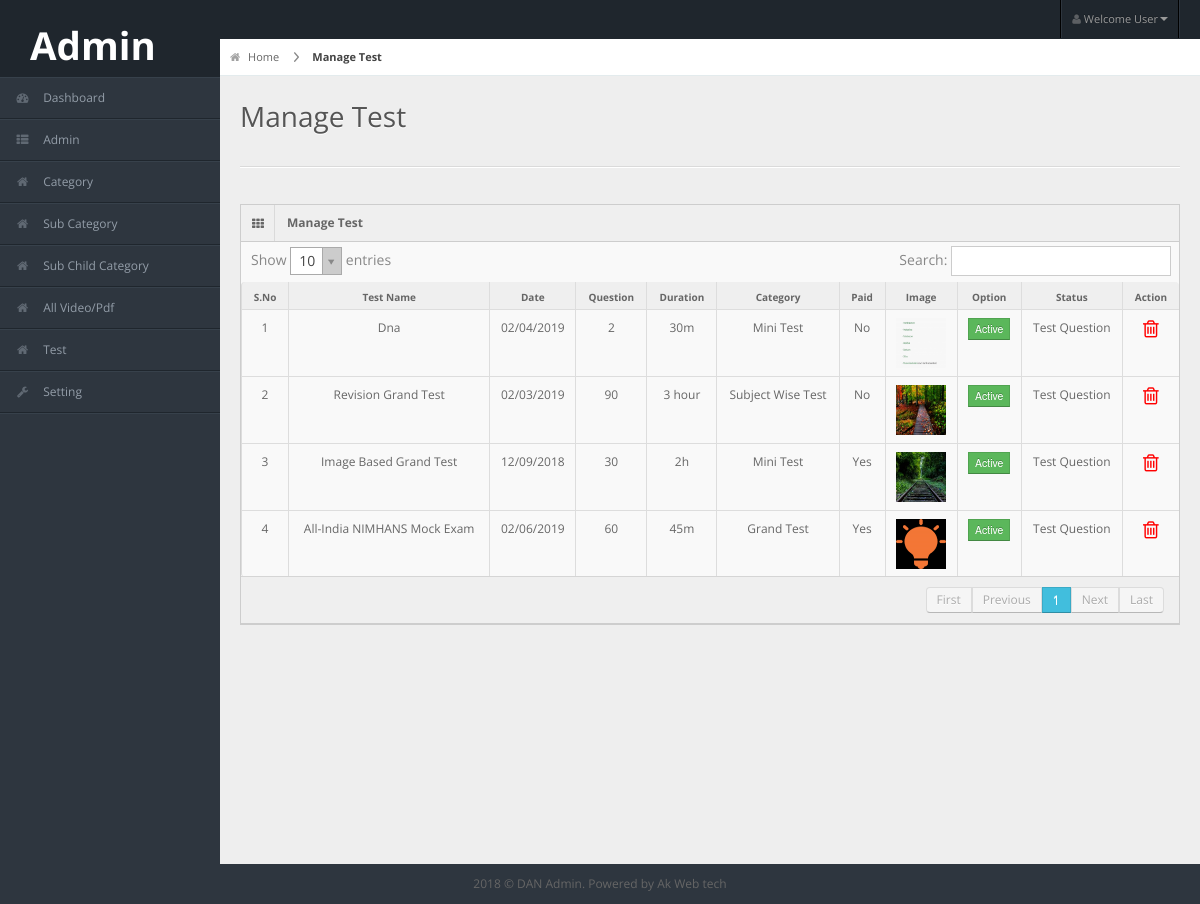
The page /manage_test.php (signed in) on the database its author committed.
### tables this page shows
CREATE TABLE `test` (
  `id` int(11) NOT NULL,
  `date` varchar(50) NOT NULL,
  `file` varchar(255) NOT NULL,
  `name` varchar(255) NOT NULL,
  `question` varchar(50) NOT NULL,
  `duration` varchar(50) NOT NULL,
  `category` varchar(255) NOT NULL,
  `paid` varchar(50) NOT NULL,
  `status` int(11) NOT NULL,
  `created_on` datetime NOT NULL
);

### manage_test.php (the view, shortened to what this page needs)
<?php
$test = mysql_query("SELECT * FROM test  order by created_on desc");
?>
<!DOCTYPE html>
<html lang="en">
   <?php include("segment/head.php");?>
<body>
   <?php include("segment/header.php");?>
    <?php include("segment/left_sidebar.php");?>
<div id="content">
  <div id="content-header">
    <div id="breadcrumb"> <a href="dashboard.php" title="Go to Home" class="tip-bottom"><i class="icon-home"></i> Home</a> <a href="#" class="current">Manage Test</a> </div>
    <h1>Manage Test</h1>
  </div>
  <div class="container-fluid">
    <hr>
    <div class="row-fluid">
      <div class="span12">
        <div class="widget-box">
          <div class="widget-title"> <span class="icon"><i class="icon-th"></i></span>
            <h5>Manage Test</h5>
          </div>
          <div class="widget-content nopadding">
		  <div class="table-responsive">
            <table class="table table-bordered data-table">
              <thead>
                <tr>
                  <th>S.No</th>
                  <th>Test Name</th>
                  <th>Date</th>
                  <th>Question</th>
                  <th>Duration</th>
                  <th>Category</th>
                  <th>Paid</th>
                  <th>Image</th>
                  <th>Option</th>
                  <th>Status</th>
                  <th>Action</th>
                </tr>
              </thead>
              <tbody>
			  <?php
			  $sn=1;
			  while($test_detail = mysql_fetch_array($test)){?>
                <tr class="gradeX<?=$test_detail['id']?>">
                  <td class="center"><?=$sn;?></td>
                  <td><?php  echo ucfirst($test_detail['name']);?></td>
                  <td><?=$test_detail['date'];?></td>
                  <td><?=$test_detail['question'];?></td>
                  <td><?=$test_detail['duration'];?></td>
                  <td><?php if($test_detail['category']=='Grand Test'){ echo 'Grand Test'; }else if($test_detail['category']=='Mini Test') { echo 'Mini Test';} else { echo 'Subject Wise Test';} ?></td>
                  <td><?php if($test_detail['paid']=='Yes'){ echo 'Yes'; } else { echo 'No';} ?></td>
                  <td><?php if($test_detail['file']!='' && file_exists('img/test/'.$test_detail['file'])){?>
			      <img src="img/test/<?=$test_detail['file']?>" height="50" width="50" ><?php } ?></td>
                  <td><?php if($test_detail['status']=='1'){ echo '<button class="btn btn-success btn-mini">Active</button>'; }else{ echo '<button class="btn btn-danger btn-mini">Inactive</button>';} ?></td>
                  <td><a href="manage_test_question.php?tid=<?=$test_detail['id']?>&limit=<?=$test_detail['question']?>">Test Question</a></td>
                  <td>
				  <a href="javascript:void(0);" onclick="Delete('<?php print $test_detail['id'];?>','<?php print "Test";?>')"><span class="icon-trash"><span></a></td>
                </tr>
			  <?php $sn++;} ?>
              </tbody>
            </table>
          </div>
          </div>
        </div>
      </div>
    </div>
  </div>
</div>
    <?php include("segment/footer.php");?>
</body>
</html>

### css/matrix-style.css (style rules this page uses)
* { outline:none !important; -moz-outline: none !important; }
html, body { height:100% }
body { overflow-x: hidden; margin-top: -10px; font-family: 'Open Sans', sans-serif; font-size:12px; color:#666; }
a { color:#666; }
select, textarea, input[type="text"], input[type="password"], input[type="datetime"], input[type="datetime-local"], input[type="date"], input[type="month"], input[type="time"], input[type="week"], input[type="number"], input[type="email"], input[type="url"], input[type="search"], input[type="tel"], input[type="color"], .uneditable-input, .label, .dropdown-menu, .btn, .well, .progress, .table-bordered, .btn-group > .btn:first-child, .btn-group > .btn:last-child, .btn-group > .btn:last-child, .btn-group > .dropdown-toggle, .alert { border-radius:0px; }
.btn, textarea, input[type="text"], input[type="password"], input[type="datetime"], input[type="datetime-local"], input[type="date"], input[type="month"], input[type="time"], input[type="week"], input[type="number"], input[type="email"], input[type="url"], input[type="search"], input[type="tel"], input[type="color"], .uneditable-input { box-shadow:none; }
.progress, .progress-success .bar, .progress .bar-success, .progress-warning .bar, .progress .bar-warning, .progress-danger .bar, .progress .bar-danger, .progress-info .bar, .progress .bar-info, .btn, .btn-primary { background-image:none; }
hr { border-top-color:#dadada; }
#content { background: none repeat scroll 0 0 #eeeeee; margin-left: 220px; margin-right: 0; padding-bottom: 25px; position: relative; min-height:100%; width: auto; }
#content-header { position: abslute; width: 100%; margin-top: -38px; z-index: 20; }
#content-header h1 { color: #555555; font-size: 28px; font-weight: normal; float: none; text-shadow: 0 1px 0 #ffffff; margin-left: 20px; position: relative; }
#content-header h1, #content-header .btn-group { margin-top: 20px; }
#breadcrumb { background-color: #fff; border-bottom: 1px solid #e3ebed; }
#breadcrumb a { padding: 8px 20px 8px 10px; display: inline-block; background-image: url('../img/breadcrumb.png'); background-position: center right; background-repeat: no-repeat; font-size: 11px; color: #666666; }
#breadcrumb a:last-child { background-image:none; }
#breadcrumb a.current { font-weight: bold; color: #444444; }
#breadcrumb a i { margin-right: 5px; opacity: .6; }
.stat-boxes .peity_bar_good, .stat-boxes .peity_line_good, { color: #459D1C; }
.widget-box { background: none repeat scroll 0 0 #F9F9F9; border-left: 1px solid #CDCDCD; border-top: 1px solid #CDCDCD; border-right: 1px solid #CDCDCD; clear: both; margin-top: 16px; margin-bottom: 16px; position: relative; }
.widget-title, .modal-header, .table th, div.dataTables_wrapper .ui-widget-header { background:#efefef; border-bottom: 1px solid #CDCDCD; height: 36px; }
.widget-title span.icon { padding: 9px 10px 7px 11px; float: left; border-right:1px solid #dadada; }
.widget-title h5 { color: #666; float: left; font-size: 12px; font-weight: bold; padding: 12px; line-height: 12px; margin: 0; }
.widget-content { padding:15px; border-bottom: 1px solid #cdcdcd; }
.table th { height: auto; font-size: 10px; padding: 5px 10px 2px; border-bottom: 0; text-align: center; color: #666666; }
.nopadding { padding: 0 !important; }
.nopadding .table { margin-bottom: 0; }
.nopadding .table-bordered { border: 0; }
.icon-trash { font-size: 20px; color:red; }
.dataTable td { text-align:center; }

### css/matrix-media.css (style rules this page uses)
body { background:#2E363F; }

### segment/head.php (style rules this page uses)
.table-responsive { min-height:.01%; overflow-x:auto }

### rows shown on the page
test: name "Dna", date "02/04/2019", question "2", duration "30m", category "Mini Test", paid "No", file (picture), status "Active"
test: name "Revision Grand Test", date "02/03/2019", question "90", duration "3 hour", shows "Subject Wise Test", paid "No", file (picture), status "Active"
test: name "Image Based Grand Test", date "12/09/2018", question "30", duration "2h", category "Mini Test", paid "Yes", file (picture), status "Active"
test: name "All-India NIMHANS Mock Exam", date "02/06/2019", question "60", duration "45m", category "Grand Test", paid "Yes", file (picture), status "Active"
